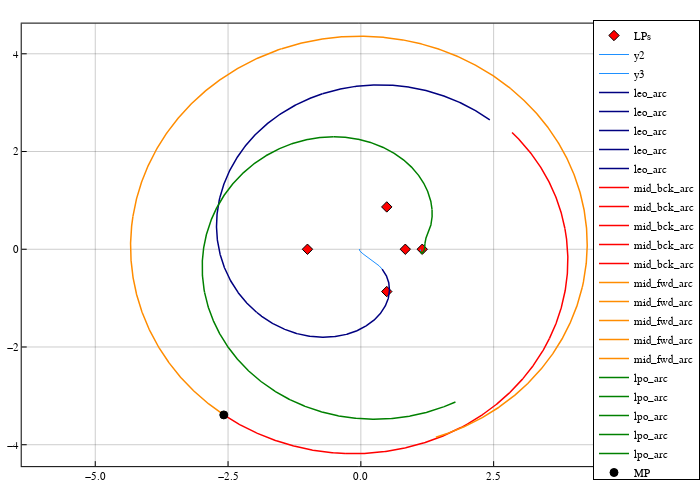

The cell this chart's notebook holds for it:
### Code cell
arcs_color = Dict(
    "leo_arc" => :navy, 
    "mid_bck_arc" => :red1, 
    "mid_fwd_arc" => :darkorange, 
    "lpo_arc" => :green
)

pcart = plot(size=(700,500), frame_style=:box, aspect_ratio=:equal, grid=0.4)
scatter!(pcart, lps[:,1], lps[:,2], marker=:diamond, color=:red, label="LPs")
# ballistic legs
for sol_ballistic in sols_ballistic
    plot!(pcart, hcat(sol_ballistic.u...)[1,:], hcat(sol_ballistic.u...)[2,:], c=:dodgerblue)
end
# trajectory
for i = 1:length(sol_param_list)
    sol, _, name = sol_param_list[i]
    plot!(pcart, SailorMoon.Array(sol)[1,:], SailorMoon.Array(sol)[2,:], 
        linewidth=1.5, label="$name", c=arcs_color[name])
end
# control node
scatter!(pcart, [x_mid[1]], [x_mid[2]], marker=:circle, color=:black, label="MP")
pcart

### Figure 1 — Plotly figure (JSON) as saved in the notebook; plotly's stock layout.template omitted (floating-point values rounded to 4 significant figures; data arrays with more than 128 entries replaced by an {"elided": "..."} marker saying what was removed)
{"data": [{"colorbar": {"title": ""}, "legendgroup": "LPs", "marker": {"color": "rgba(255, 0, 0, 1.000)", "line": {"color": "rgba(0, 0, 0, 1.000)", "width": 1}, "size": 8, "symbol": "diamond"}, "mode": "markers", "name": "LPs", "showlegend": true, "type": "scatter", "x": [0.8369, 1.156, -1.005, 0.4878, 0.4878], "xaxis": "x", "y": [0, 0, 0, 0.866, -0.866], "yaxis": "y", "zmax": null, "zmin": null}, {"colorbar": {"title": ""}, "legendgroup": "y2", "line": {"color": "rgba(30, 144, 255, 1.000)", "dash": "solid", "shape": "linear", "width": 1}, "mode": "lines", "name": "y2", "showlegend": true, "type": "scatter", "x": {"elided": "231 float values"}, "xaxis": "x", "y": {"elided": "231 float values"}, "yaxis": "y", "zmax": null, "zmin": null}, {"colorbar": {"title": ""}, "legendgroup": "y3", "line": {"color": "rgba(30, 144, 255, 1.000)", "dash": "solid", "shape": "linear", "width": 1}, "mode": "lines", "name": "y3", "showlegend": true, "type": "scatter", "x": {"elided": "231 float values"}, "xaxis": "x", "y": {"elided": "231 float values"}, "yaxis": "y", "zmax": null, "zmin": null}, {"colorbar": {"title": ""}, "legendgroup": "leo_arc", "line": {"color": "rgba(0, 0, 128, 1.000)", "dash": "solid", "shape": "linear", "width": 1.5}, "mode": "lines", "name": "leo_arc", "showlegend": true, "type": "scatter", "x": {"elided": "201 float values"}, "xaxis": "x", "y": {"elided": "201 float values"}, "yaxis": "y", "zmax": null, "zmin": null}, {"colorbar": {"title": ""}, "legendgroup": "leo_arc", "line": {"color": "rgba(0, 0, 128, 1.000)", "dash": "solid", "shape": "linear", "width": 1.5}, "mode": "lines", "name": "leo_arc", "showlegend": true, "type": "scatter", "x": {"elided": "201 float values"}, "xaxis": "x", "y": {"elided": "201 float values"}, "yaxis": "y", "zmax": null, "zmin": null}, {"colorbar": {"title": ""}, "legendgroup": "leo_arc", "line": {"color": "rgba(0, 0, 128, 1.000)", "dash": "solid", "shape": "linear", "width": 1.5}, "mode": "lines", "name": "leo_arc", "showlegend": true, "type": "scatter", "x": {"elided": "201 float values"}, "xaxis": "x", "y": {"elided": "201 float values"}, "yaxis": "y", "zmax": null, "zmin": null}, {"colorbar": {"title": ""}, "legendgroup": "leo_arc", "line": {"color": "rgba(0, 0, 128, 1.000)", "dash": "solid", "shape": "linear", "width": 1.5}, "mode": "lines", "name": "leo_arc", "showlegend": true, "type": "scatter", "x": {"elided": "201 float values"}, "xaxis": "x", "y": {"elided": "201 float values"}, "yaxis": "y", "zmax": null, "zmin": null}, {"colorbar": {"title": ""}, "legendgroup": "leo_arc", "line": {"color": "rgba(0, 0, 128, 1.000)", "dash": "solid", "shape": "linear", "width": 1.5}, "mode": "lines", "name": "leo_arc", "showlegend": true, "type": "scatter", "x": {"elided": "201 float values"}, "xaxis": "x", "y": {"elided": "201 float values"}, "yaxis": "y", "zmax": null, "zmin": null}, {"colorbar": {"title": ""}, "legendgroup": "mid_bck_arc", "line": {"color": "rgba(255, 0, 0, 1.000)", "dash": "solid", "shape": "linear", "width": 1.5}, "mode": "lines", "name": "mid_bck_arc", "showlegend": true, "type": "scatter", "x": [-2.58, -2.563, -2.547, -2.53, -2.513, -2.496, -2.479, -2.462, -2.445, -2.428, -2.411, -2.393, -2.376, -2.359, -2.341, -2.324, -2.307, -2.289, -2.271, -2.254, -2.236, -2.218, -2.201, -2.183, -2.165, -2.147, -2.129, -2.111, -2.093, -2.075, -2.057, -2.038, -2.02, -2.002, -1.983, -1.965, -1.947, -1.928, -1.91, -1.891, -1.873, -1.854, -1.835, -1.817, -1.798, -1.779, -1.76, -1.741, -1.723, -1.704, -1.685, -1.666, -1.647, -1.628, -1.608, -1.589, -1.57, -1.551, -1.532, -1.512, -1.493, -1.474, -1.454, -1.435, -1.416, -1.396, -1.377, -1.357, -1.338, -1.318, -1.299, -1.279, -1.259, -1.24, -1.22, -1.2, -1.181, -1.161, -1.141, -1.121, -1.101, -1.082, -1.062, -1.042, -1.022, -1.002, -0.9822, -0.9622, -0.9422, -0.9223, -0.9023, -0.8822, -0.8622, -0.8422, -0.8221, -0.802, -0.7819, -0.7618, -0.7417, -0.7216, -0.7014, -0.6813, -0.6611, -0.6409, -0.6208, -0.6006, -0.5804, -0.5601, -0.5399, -0.5197, -0.4995, -0.4792, -0.459, -0.4387, -0.4185, -0.3982, -0.378, -0.3577, -0.3374, -0.3172, -0.2969], "xaxis": "x", "y": [-3.39, -3.402, -3.414, -3.426, -3.437, -3.449, -3.461, -3.472, -3.484, -3.495, -3.506, -3.517, -3.528, -3.539, -3.55, -3.561, -3.572, -3.582, -3.593, -3.603, -3.614, -3.624, -3.634, -3.644, -3.654, -3.664, -3.674, -3.684, -3.694, -3.703, -3.713, -3.722, -3.731, -3.741, -3.75, -3.759, -3.768, -3.777, -3.785, -3.794, -3.803, -3.811, -3.82, -3.828, -3.836, -3.844, -3.852, -3.86, -3.868, -3.876, -3.883, -3.891, -3.898, -3.906, -3.913, -3.92, -3.927, -3.934, -3.941, -3.948, -3.955, -3.961, -3.968, -3.974, -3.981, -3.987, -3.993, -3.999, -4.005, -4.011, -4.017, -4.022, -4.028, -4.033, -4.039, -4.044, -4.049, -4.054, -4.059, -4.064, -4.069, -4.073, -4.078, -4.083, -4.087, -4.091, -4.095, -4.1, -4.104, -4.107, -4.111, -4.115, -4.119, -4.122, -4.125, -4.129, -4.132, -4.135, -4.138, -4.141, -4.144, -4.147, -4.149, -4.152, -4.154, -4.156, -4.159, -4.161, -4.163, -4.165, -4.167, -4.168, -4.17, -4.171, -4.173, -4.174, -4.175, -4.176, -4.178, -4.178, -4.179], "yaxis": "y", "zmax": null, "zmin": null}, {"colorbar": {"title": ""}, "legendgroup": "mid_bck_arc", "line": {"color": "rgba(255, 0, 0, 1.000)", "dash": "solid", "shape": "linear", "width": 1.5}, "mode": "lines", "name": "mid_bck_arc", "showlegend": true, "type": "scatter", "x": [-0.2969, -0.2766, -0.2564, -0.2361, -0.2158, -0.1955, -0.1753, -0.155, -0.1347, -0.1145, -0.09421, -0.07395, -0.0537, -0.03345, -0.0132, 0.007035, 0.02727, 0.04749, 0.06771, 0.08792, 0.1081, 0.1283, 0.1485, 0.1687, 0.1888, 0.209, 0.2291, 0.2493, 0.2694, 0.2895, 0.3096, 0.3297, 0.3497, 0.3698, 0.3898, 0.4099, 0.4299, 0.4499, 0.4698, 0.4898, 0.5097, 0.5296, 0.5495, 0.5694, 0.5893, 0.6091, 0.6289, 0.6487, 0.6685, 0.6883, 0.708, 0.7277, 0.7474, 0.7671, 0.7867, 0.8063, 0.8259, 0.8455, 0.865, 0.8845, 0.904, 0.9234, 0.9428, 0.9622, 0.9816, 1.001, 1.02, 1.04, 1.059, 1.078, 1.097, 1.116, 1.135, 1.154, 1.174, 1.193, 1.212, 1.23, 1.249, 1.268, 1.287, 1.306, 1.325, 1.343, 1.362, 1.381, 1.399, 1.418, 1.436, 1.455, 1.473, 1.492, 1.51, 1.528, 1.547, 1.565, 1.583, 1.601, 1.619, 1.637, 1.655, 1.673, 1.691, 1.709, 1.727, 1.745, 1.762, 1.78, 1.798, 1.815, 1.833, 1.85, 1.868, 1.885, 1.902, 1.92, 1.937, 1.954, 1.971, 1.988, 2.005], "xaxis": "x", "y": [-4.179, -4.18, -4.181, -4.181, -4.182, -4.182, -4.182, -4.182, -4.182, -4.182, -4.182, -4.182, -4.181, -4.181, -4.18, -4.18, -4.179, -4.178, -4.177, -4.176, -4.175, -4.174, -4.172, -4.171, -4.169, -4.168, -4.166, -4.164, -4.162, -4.16, -4.158, -4.156, -4.153, -4.151, -4.148, -4.146, -4.143, -4.14, -4.137, -4.134, -4.131, -4.128, -4.124, -4.121, -4.117, -4.114, -4.11, -4.106, -4.102, -4.098, -4.094, -4.09, -4.086, -4.081, -4.077, -4.072, -4.068, -4.063, -4.058, -4.053, -4.048, -4.043, -4.038, -4.032, -4.027, -4.021, -4.016, -4.01, -4.004, -3.998, -3.992, -3.986, -3.98, -3.974, -3.967, -3.961, -3.954, -3.948, -3.941, -3.934, -3.927, -3.92, -3.913, -3.906, -3.899, -3.891, -3.884, -3.876, -3.868, -3.861, -3.853, -3.845, -3.837, -3.829, -3.821, -3.812, -3.804, -3.796, -3.787, -3.778, -3.77, -3.761, -3.752, -3.743, -3.734, -3.725, -3.716, -3.706, -3.697, -3.687, -3.678, -3.668, -3.658, -3.649, -3.639, -3.629, -3.619, -3.608, -3.598, -3.588, -3.577], "yaxis": "y", "zmax": null, "zmin": null}, {"colorbar": {"title": ""}, "legendgroup": "mid_bck_arc", "line": {"color": "rgba(255, 0, 0, 1.000)", "dash": "solid", "shape": "linear", "width": 1.5}, "mode": "lines", "name": "mid_bck_arc", "showlegend": true, "type": "scatter", "x": [2.005, 2.022, 2.039, 2.056, 2.073, 2.089, 2.106, 2.123, 2.139, 2.156, 2.172, 2.189, 2.205, 2.221, 2.237, 2.253, 2.27, 2.286, 2.302, 2.317, 2.333, 2.349, 2.365, 2.38, 2.396, 2.412, 2.427, 2.442, 2.458, 2.473, 2.488, 2.503, 2.518, 2.533, 2.548, 2.563, 2.578, 2.593, 2.607, 2.622, 2.637, 2.651, 2.665, 2.68, 2.694, 2.708, 2.722, 2.736, 2.75, 2.764, 2.778, 2.792, 2.805, 2.819, 2.833, 2.846, 2.859, 2.873, 2.886, 2.899, 2.912, 2.925, 2.938, 2.951, 2.964, 2.976, 2.989, 3.002, 3.014, 3.027, 3.039, 3.051, 3.063, 3.075, 3.087, 3.099, 3.111, 3.123, 3.134, 3.146, 3.158, 3.169, 3.18, 3.192, 3.203, 3.214, 3.225, 3.236, 3.247, 3.258, 3.268, 3.279, 3.289, 3.3, 3.31, 3.32, 3.331, 3.341, 3.351, 3.361, 3.371, 3.38, 3.39, 3.4, 3.409, 3.419, 3.428, 3.437, 3.446, 3.455, 3.464, 3.473, 3.482, 3.491, 3.499, 3.508, 3.516, 3.525, 3.533, 3.541, 3.549], "xaxis": "x", "y": [-3.577, -3.567, -3.556, -3.546, -3.535, -3.524, -3.513, -3.502, -3.491, -3.48, -3.469, -3.457, -3.446, -3.435, -3.423, -3.412, -3.4, -3.388, -3.376, -3.364, -3.352, -3.34, -3.328, -3.316, -3.304, -3.291, -3.279, -3.266, -3.254, -3.241, -3.228, -3.215, -3.203, -3.19, -3.177, -3.163, -3.15, -3.137, -3.124, -3.11, -3.097, -3.083, -3.07, -3.056, -3.042, -3.029, -3.015, -3.001, -2.987, -2.973, -2.959, -2.944, -2.93, -2.916, -2.901, -2.887, -2.872, -2.858, -2.843, -2.829, -2.814, -2.799, -2.784, -2.769, -2.754, -2.739, -2.724, -2.709, -2.693, -2.678, -2.663, -2.647, -2.632, -2.616, -2.601, -2.585, -2.569, -2.554, -2.538, -2.522, -2.506, -2.49, -2.474, -2.458, -2.442, -2.426, -2.409, -2.393, -2.377, -2.36, -2.344, -2.327, -2.311, -2.294, -2.278, -2.261, -2.244, -2.227, -2.211, -2.194, -2.177, -2.16, -2.143, -2.126, -2.109, -2.092, -2.074, -2.057, -2.04, -2.023, -2.005, -1.988, -1.97, -1.953, -1.936, -1.918, -1.9, -1.883, -1.865, -1.847, -1.83], "yaxis": "y", "zmax": null, "zmin": null}, {"colorbar": {"title": ""}, "legendgroup": "mid_bck_arc", "line": {"color": "rgba(255, 0, 0, 1.000)", "dash": "solid", "shape": "linear", "width": 1.5}, "mode": "lines", "name": "mid_bck_arc", "showlegend": true, "type": "scatter", "x": [3.549, 3.557, 3.565, 3.573, 3.581, 3.588, 3.596, 3.603, 3.611, 3.618, 3.625, 3.632, 3.639, 3.646, 3.653, 3.66, 3.666, 3.673, 3.679, 3.686, 3.692, 3.698, 3.704, 3.71, 3.716, 3.722, 3.728, 3.733, 3.739, 3.744, 3.75, 3.755, 3.76, 3.765, 3.77, 3.775, 3.78, 3.784, 3.789, 3.793, 3.798, 3.802, 3.806, 3.81, 3.814, 3.818, 3.822, 3.826, 3.83, 3.833, 3.837, 3.84, 3.843, 3.846, 3.849, 3.852, 3.855, 3.858, 3.861, 3.863, 3.866, 3.868, 3.871, 3.873, 3.875, 3.877, 3.879, 3.881, 3.882, 3.884, 3.886, 3.887, 3.888, 3.89, 3.891, 3.892, 3.893, 3.894, 3.895, 3.895, 3.896, 3.896, 3.897, 3.897, 3.897, 3.897, 3.897, 3.897, 3.897, 3.897, 3.896, 3.896, 3.895, 3.895, 3.894, 3.893, 3.892, 3.891, 3.89, 3.889, 3.888, 3.886, 3.885, 3.883, 3.881, 3.88, 3.878, 3.876, 3.874, 3.872, 3.869, 3.867, 3.865, 3.862, 3.859, 3.857, 3.854, 3.851, 3.848, 3.845, 3.842], "xaxis": "x", "y": [-1.83, -1.812, -1.794, -1.776, -1.758, -1.74, -1.723, -1.705, -1.687, -1.668, -1.65, -1.632, -1.614, -1.596, -1.578, -1.56, -1.541, -1.523, -1.505, -1.486, -1.468, -1.45, -1.431, -1.413, -1.394, -1.376, -1.357, -1.339, -1.32, -1.302, -1.283, -1.264, -1.246, -1.227, -1.208, -1.19, -1.171, -1.152, -1.133, -1.114, -1.096, -1.077, -1.058, -1.039, -1.02, -1.001, -0.9824, -0.9634, -0.9445, -0.9255, -0.9066, -0.8876, -0.8686, -0.8496, -0.8306, -0.8116, -0.7925, -0.7735, -0.7544, -0.7354, -0.7163, -0.6972, -0.6781, -0.659, -0.6399, -0.6208, -0.6017, -0.5826, -0.5635, -0.5444, -0.5253, -0.5061, -0.487, -0.4679, -0.4487, -0.4296, -0.4105, -0.3913, -0.3722, -0.3531, -0.3339, -0.3148, -0.2957, -0.2765, -0.2574, -0.2383, -0.2192, -0.2001, -0.181, -0.1619, -0.1428, -0.1237, -0.1046, -0.08556, -0.0665, -0.04745, -0.02841, -0.009374, 0.009649, 0.02866, 0.04766, 0.06665, 0.08563, 0.1046, 0.1235, 0.1425, 0.1614, 0.1803, 0.1992, 0.2181, 0.237, 0.2558, 0.2746, 0.2935, 0.3122, 0.331, 0.3498, 0.3685, 0.3872, 0.4059, 0.4246], "yaxis": "y", "zmax": null, "zmin": null}, {"colorbar": {"title": ""}, "legendgroup": "mid_bck_arc", "line": {"color": "rgba(255, 0, 0, 1.000)", "dash": "solid", "shape": "linear", "width": 1.5}, "mode": "lines", "name": "mid_bck_arc", "showlegend": true, "type": "scatter", "x": [3.842, 3.838, 3.835, 3.832, 3.828, 3.824, 3.821, 3.817, 3.813, 3.809, 3.805, 3.801, 3.796, 3.792, 3.788, 3.783, 3.778, 3.774, 3.769, 3.764, 3.759, 3.754, 3.749, 3.743, 3.738, 3.733, 3.727, 3.722, 3.716, 3.71, 3.704, 3.698, 3.692, 3.686, 3.68, 3.673, 3.667, 3.661, 3.654, 3.647, 3.641, 3.634, 3.627, 3.62, 3.613, 3.606, 3.598, 3.591, 3.584, 3.576, 3.568, 3.561, 3.553, 3.545, 3.537, 3.529, 3.521, 3.513, 3.505, 3.496, 3.488, 3.48, 3.471, 3.462, 3.454, 3.445, 3.436, 3.427, 3.418, 3.409, 3.4, 3.39, 3.381, 3.372, 3.362, 3.352, 3.343, 3.333, 3.323, 3.313, 3.303, 3.293, 3.283, 3.273, 3.263, 3.252, 3.242, 3.231, 3.221, 3.21, 3.2, 3.189, 3.178, 3.167, 3.156, 3.145, 3.134, 3.123, 3.111, 3.1, 3.089, 3.077, 3.066, 3.054, 3.042, 3.031, 3.019, 3.007, 2.995, 2.983, 2.971, 2.959, 2.946, 2.934, 2.922, 2.909, 2.897, 2.884, 2.872, 2.859, 2.846], "xaxis": "x", "y": [0.4246, 0.4433, 0.4619, 0.4805, 0.4991, 0.5177, 0.5362, 0.5548, 0.5733, 0.5917, 0.6102, 0.6286, 0.647, 0.6654, 0.6837, 0.702, 0.7203, 0.7386, 0.7568, 0.775, 0.7932, 0.8113, 0.8295, 0.8475, 0.8656, 0.8836, 0.9016, 0.9196, 0.9375, 0.9554, 0.9732, 0.991, 1.009, 1.027, 1.044, 1.062, 1.08, 1.097, 1.115, 1.132, 1.15, 1.167, 1.185, 1.202, 1.219, 1.237, 1.254, 1.271, 1.288, 1.305, 1.322, 1.339, 1.356, 1.373, 1.39, 1.407, 1.424, 1.441, 1.457, 1.474, 1.491, 1.507, 1.524, 1.54, 1.557, 1.573, 1.59, 1.606, 1.622, 1.638, 1.654, 1.671, 1.687, 1.703, 1.719, 1.734, 1.75, 1.766, 1.782, 1.797, 1.813, 1.829, 1.844, 1.86, 1.875, 1.89, 1.906, 1.921, 1.936, 1.951, 1.966, 1.981, 1.996, 2.011, 2.026, 2.04, 2.055, 2.07, 2.084, 2.099, 2.113, 2.128, 2.142, 2.156, 2.171, 2.185, 2.199, 2.213, 2.227, 2.241, 2.254, 2.268, 2.282, 2.295, 2.309, 2.323, 2.336, 2.349, 2.363, 2.376, 2.389], "yaxis": "y", "zmax": null, "zmin": null}, {"colorbar": {"title": ""}, "legendgroup": "mid_fwd_arc", "line": {"color": "rgba(255, 140, 0, 1.000)", "dash": "solid", "shape": "linear", "width": 1.5}, "mode": "lines", "name": "mid_fwd_arc", "showlegend": true, "type": "scatter", "x": {"elided": "225 float values"}, "xaxis": "x", "y": {"elided": "225 float values"}, "yaxis": "y", "zmax": null, "zmin": null}, {"colorbar": {"title": ""}, "legendgroup": "mid_fwd_arc", "line": {"color": "rgba(255, 140, 0, 1.000)", "dash": "solid", "shape": "linear", "width": 1.5}, "mode": "lines", "name": "mid_fwd_arc", "showlegend": true, "type": "scatter", "x": {"elided": "225 float values"}, "xaxis": "x", "y": {"elided": "225 float values"}, "yaxis": "y", "zmax": null, "zmin": null}, {"colorbar": {"title": ""}, "legendgroup": "mid_fwd_arc", "line": {"color": "rgba(255, 140, 0, 1.000)", "dash": "solid", "shape": "linear", "width": 1.5}, "mode": "lines", "name": "mid_fwd_arc", "showlegend": true, "type": "scatter", "x": {"elided": "225 float values"}, "xaxis": "x", "y": {"elided": "225 float values"}, "yaxis": "y", "zmax": null, "zmin": null}, {"colorbar": {"title": ""}, "legendgroup": "mid_fwd_arc", "line": {"color": "rgba(255, 140, 0, 1.000)", "dash": "solid", "shape": "linear", "width": 1.5}, "mode": "lines", "name": "mid_fwd_arc", "showlegend": true, "type": "scatter", "x": {"elided": "225 float values"}, "xaxis": "x", "y": {"elided": "225 float values"}, "yaxis": "y", "zmax": null, "zmin": null}, {"colorbar": {"title": ""}, "legendgroup": "mid_fwd_arc", "line": {"color": "rgba(255, 140, 0, 1.000)", "dash": "solid", "shape": "linear", "width": 1.5}, "mode": "lines", "name": "mid_fwd_arc", "showlegend": true, "type": "scatter", "x": {"elided": "225 float values"}, "xaxis": "x", "y": {"elided": "225 float values"}, "yaxis": "y", "zmax": null, "zmin": null}, {"colorbar": {"title": ""}, "legendgroup": "lpo_arc", "line": {"color": "rgba(0, 128, 0, 1.000)", "dash": "solid", "shape": "linear", "width": 1.5}, "mode": "lines", "name": "lpo_arc", "showlegend": true, "type": "scatter", "x": {"elided": "401 float values"}, "xaxis": "x", "y": {"elided": "401 float values"}, "yaxis": "y", "zmax": null, "zmin": null}, {"colorbar": {"title": ""}, "legendgroup": "lpo_arc", "line": {"color": "rgba(0, 128, 0, 1.000)", "dash": "solid", "shape": "linear", "width": 1.5}, "mode": "lines", "name": "lpo_arc", "showlegend": true, "type": "scatter", "x": {"elided": "401 float values"}, "xaxis": "x", "y": {"elided": "401 float values"}, "yaxis": "y", "zmax": null, "zmin": null}, {"colorbar": {"title": ""}, "legendgroup": "lpo_arc", "line": {"color": "rgba(0, 128, 0, 1.000)", "dash": "solid", "shape": "linear", "width": 1.5}, "mode": "lines", "name": "lpo_arc", "showlegend": true, "type": "scatter", "x": {"elided": "401 float values"}, "xaxis": "x", "y": {"elided": "401 float values"}, "yaxis": "y", "zmax": null, "zmin": null}, {"colorbar": {"title": ""}, "legendgroup": "lpo_arc", "line": {"color": "rgba(0, 128, 0, 1.000)", "dash": "solid", "shape": "linear", "width": 1.5}, "mode": "lines", "name": "lpo_arc", "showlegend": true, "type": "scatter", "x": {"elided": "401 float values"}, "xaxis": "x", "y": {"elided": "401 float values"}, "yaxis": "y", "zmax": null, "zmin": null}, {"colorbar": {"title": ""}, "legendgroup": "lpo_arc", "line": {"color": "rgba(0, 128, 0, 1.000)", "dash": "solid", "shape": "linear", "width": 1.5}, "mode": "lines", "name": "lpo_arc", "showlegend": true, "type": "scatter", "x": {"elided": "401 float values"}, "xaxis": "x", "y": {"elided": "401 float values"}, "yaxis": "y", "zmax": null, "zmin": null}, {"colorbar": {"title": ""}, "legendgroup": "MP", "marker": {"color": "rgba(0, 0, 0, 1.000)", "line": {"color": "rgba(0, 0, 0, 1.000)", "width": 1}, "size": 8, "symbol": "circle"}, "mode": "markers", "name": "MP", "showlegend": true, "type": "scatter", "x": [-2.58], "xaxis": "x", "y": [-3.39], "yaxis": "y", "zmax": null, "zmin": null}], "layout": {"annotations": [], "height": 500, "legend": {"bgcolor": "rgba(255, 255, 255, 1.000)", "bordercolor": "rgba(0, 0, 0, 1.000)", "borderwidth": 1, "font": {"color": "rgba(0, 0, 0, 1.000)", "family": "sans-serif", "size": 11}, "title": {"font": {"color": "rgba(0, 0, 0, 1.000)", "family": "sans-serif", "size": 15}, "text": ""}, "tracegroupgap": 0, "traceorder": "normal", "x": 1, "xanchor": "auto", "y": 1, "yanchor": "auto"}, "margin": {"b": 20, "l": 0, "r": 0, "t": 20}, "paper_bgcolor": "rgba(255, 255, 255, 1.000)", "plot_bgcolor": "rgba(255, 255, 255, 1.000)", "showlegend": true, "width": 700, "xaxis": {"anchor": "y", "domain": [0.03102, 0.9944], "gridcolor": "rgba(0, 0, 0, 0.400)", "gridwidth": 0.5, "linecolor": "rgba(0, 0, 0, 1.000)", "mirror": true, "range": [-6.385, 6.311], "showgrid": true, "showline": true, "showticklabels": true, "tickangle": 0, "tickcolor": "rgb(0, 0, 0)", "tickfont": {"color": "rgba(0, 0, 0, 1.000)", "family": "sans-serif", "size": 11}, "tickmode": "array", "ticks": "inside", "ticktext": ["−5.0", "−2.5", "0.0", "2.5", "5.0"], "tickvals": [-5, -2.5, 0, 2.5, 5], "title": "", "titlefont": {"color": "rgba(0, 0, 0, 1.000)", "family": "sans-serif", "size": 15}, "type": "-", "visible": true, "zeroline": false, "zerolinecolor": "rgba(0, 0, 0, 1.000)"}, "yaxis": {"anchor": "x", "domain": [0.0301, 0.9921], "gridcolor": "rgba(0, 0, 0, 0.400)", "gridwidth": 0.5, "linecolor": "rgba(0, 0, 0, 1.000)", "mirror": true, "range": [-4.439, 4.617], "showgrid": true, "showline": true, "showticklabels": true, "tickangle": 0, "tickcolor": "rgb(0, 0, 0)", "tickfont": {"color": "rgba(0, 0, 0, 1.000)", "family": "sans-serif", "size": 11}, "tickmode": "array", "ticks": "inside", "ticktext": ["−4", "−2", "0", "2", "4"], "tickvals": [-4, -2, 0, 2, 4], "title": "", "titlefont": {"color": "rgba(0, 0, 0, 1.000)", "family": "sans-serif", "size": 15}, "type": "-", "visible": true, "zeroline": false, "zerolinecolor": "rgba(0, 0, 0, 1.000)"}}}
